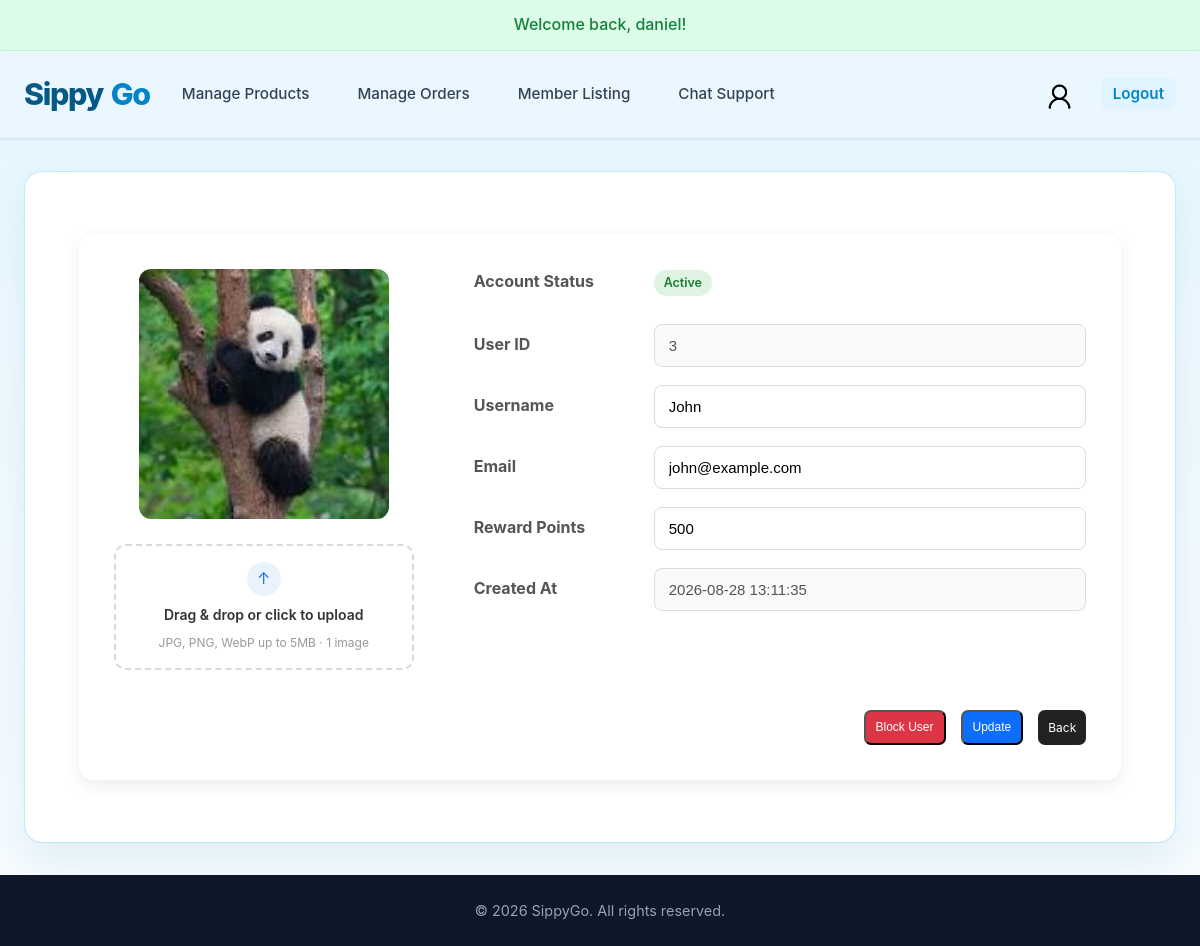
Screenshot of /pages/admin/member_details.php?from=/pages/admin/member_listing.php&id=3 (signed in) with the database file from the repository.
### tables this page shows
CREATE TABLE `users` (
  `user_id` INT(11) NOT NULL AUTO_INCREMENT,
  `username` VARCHAR(50) NOT NULL UNIQUE,
  `email` VARCHAR(100) NOT NULL UNIQUE,
  `password` VARCHAR(255) NOT NULL,
  `role` VARCHAR(50) NOT NULL DEFAULT 'member',
  `profilepic` VARCHAR(255) DEFAULT NULL,
  `reward_points` INT UNSIGNED NOT NULL DEFAULT 0,
  `created_at` TIMESTAMP DEFAULT CURRENT_TIMESTAMP,
  `failed_attempts` INT NOT NULL DEFAULT 0,
  `locked_until` DATETIME DEFAULT NULL,
  PRIMARY KEY (`user_id`)
);

### _base.php (called while the page is built, shortened)
<?php
function req($key, $value = null) {
    $value = $_REQUEST[$key] ?? $value;
    return is_array($value) ? array_map('trim', $value) : trim($value);
}
function encode($value) {
    return htmlentities($value);
}

### pages/admin/member_details.php (the view, shortened to what this page needs)
<?php
require_once '../../_base.php';
$user_id = intval(req('id', 1));
$return_page = req('from', 'member_listing.php');
$member = $_db->query("
        SELECT user_id, username, email, role, profilepic, reward_points, failed_attempts, created_at
        FROM users
        WHERE 1=1
        AND role = 'member'
        AND user_id = {$user_id}
    ")->fetch(PDO::FETCH_ASSOC);
?>
<?php
$userFields = [
    'user_id' => [
        'label' => 'User ID',
        'type' => 'text',
        'disabled' => true,
    ],
    'username' => [
        'label' => 'Username',
        'type' => 'text',
    ],
    'email' => [
        'label' => 'Email',
        'type' => 'email',
    ],
    'reward_points' => [
        'label' => 'Reward Points',
        'type' => 'number',
    ],
    'created_at' => [
        'label' => 'Created At',
        'type' => 'text',
        'disabled' => true,
    ],
];
include '../../_head.php';
?>
<link rel="stylesheet" href="../../css/admin.css">
<link rel="stylesheet" href="../../css/main.css">
<div class="admin-container">
    <form
        method="post"
        enctype="multipart/form-data"
        class="view-card"
    >
        <div class="view-content">
            <div class="view-image">
                <img
                    id="profileImg"
                    src="<?= encode(PROFILE_IMAGE_DIR . ($member['profilepic'] ?? "defaultProfile.png") ) ?>"
                    alt="<?= encode(($member['username'] ?? '') . ' Profile') ?>"
                    class="view-product-image"
                    style="width: 250px; height: 250px;"
                >
                <div
                    id="photoDropzone"
                    class="photo-dropzone"
                    style="margin-top: 18px; padding: 16px;"
                >
                    <div class="photo-dropzone-icon">
                        &#8593;
                    </div>
                    <div class="photo-dropzone-text">
                        Drag &amp; drop or click to upload
                    </div>
                    <div class="photo-dropzone-sub">
                        JPG, PNG, WebP up to 5MB &middot; 1 image
                    </div>
                </div>
            </div>
            <div class="view-details" style="margin-left: 20px;">
                <div class="detail-row" style="margin-bottom: 10px;">
                    <label class="form-group">Account Status</label>
                    <div class="">
                        <?php if ((int)$member['failed_attempts'] < 0): ?>
                            <span class="badge badge-blocked">Blocked</span>
                        <?php else: ?>
                            <span class="badge badge-active">Active</span>
                        <?php endif; ?>
                    </div>
                </div>
                <?php foreach ($userFields as $field => $config): ?>
                    <div class="detail-row">
                        <label class="form-group"><?= encode($config['label']) ?></label>
                        <div class="form-group">
                            <input
                                id="<?= $field ?>"
                                name="<?= $field ?>"
                                type="<?= $config['type'] ?? 'text' ?>"
                                value="<?= encode($member[$field]) ?>"
                                <?= ($config['type'] ?? '') === 'number' ? 'min="0"' : '' ?>
                                <?= ($config['disabled'] ?? false) ? 'disabled' : '' ?>
                            >
                        </div>
                    </div>
                <?php endforeach; ?>
            </div>
        </div>
        <div class="view-footer">
            <button
                type="submit"
                name="toggle_block" value="1"
                class="<?= (int)$member['failed_attempts'] < 0 ? 'btn-restore' : 'btn-delete' ?>"
            >
                <?= (int)$member['failed_attempts'] < 0 ? 'Unblock User' : 'Block User' ?>
            </button>
            <button
                type="submit"
                name="update_user" value="1"
                class="btn-edit"
            >
                Update
            </button>
            <a href="<?= encode($return_page) ?>" class="btn-view">
                Back
                </a>
        </div>
    </form>
</div>
<?php include '../../_foot.php'; ?>

### css/main.css (style rules this page uses)
:root { --primary: #0284c7; --primary-hover: #0369a1; --primary-light: #dff4ff; --dark: #0f172a; --text-main: #334155; --text-muted: #64748b; --bg-main: #eff9ff; --card-bg: #ffffff; --border-color: #e2e8f0; --shadow-sm: 0 1px 3px rgba(0,0,0,0.05); --shadow-md: 0 4px 12px rgba(0,0,0,0.08); --shadow-lg: 0 10px 25px rgba(0,0,0,0.12); --radius: 10px; --transition: all 0.2s cubic-bezier(0.4, 0, 0.2, 1); }
* { box-sizing: border-box; }
html, body { min-height: 100%; }
body { margin: 0; min-height: 100vh; display: flex; flex-direction: column; font-family: -apple-system, BlinkMacSystemFont, "Segoe UI", Roboto, "Helvetica Neue", Arial, sans-serif; line-height: 1.6; color: var(--text-main); background: linear-gradient(180deg, #dff4ff 0, var(--bg-main) 320px, #f8fcff 100%); }

### css/admin.css (style rules this page uses)
.admin-container { width: 96%; max-width: 1600px; margin: 30px auto; }
.btn-view,.btn-edit,.btn-delete { padding: 8px 10px;border-radius: 7px;text-decoration: none;color: white; font-size: 12px;text-align: center;transition: .2s; }
.btn-view { background: #222; }
.btn-edit { background: #0d6efd; }
.btn-delete { background: #dc3545; }
.view-card { background:#fff; border-radius:14px; box-shadow:0 5px 18px rgba(0,0,0,.08); padding:35px; }
.view-content { display:grid; grid-template-columns:300px 1fr; gap:40px; }
.view-image { text-align:center; }
.view-product-image { width:260px; border-radius:12px; object-fit:cover; }
.view-details { display:flex; flex-direction:column; gap:18px; }
.detail-row { display:grid; grid-template-columns:180px 1fr; align-items:center; }
.detail-row label { font-weight:bold; color:#555; }
.view-footer { margin-top:40px; display:flex; justify-content:flex-end; gap:15px; }
.form-group { display:flex; flex-direction:column; }
.form-group input,.form-group select,.form-group textarea { width:100%; padding:12px 14px; border:1px solid #dcdcdc; border-radius:8px; font-size:15px; transition:.2s; box-sizing:border-box; }
.photo-dropzone { display: flex; flex-direction: column; align-items: center; justify-content: center; text-align: center; gap: 6px; border: 2px dashed #d9d9d9; border-radius: 12px; padding: 22px 14px; cursor: pointer; transition: border-color .2s ease, background .2s ease; }
.photo-dropzone-icon { width: 34px; height: 34px; border-radius: 50%; background: #eaf2fd; color: #1976d2; display: flex; align-items: center; justify-content: center; font-size: 16px; margin-bottom: 2px; }
.photo-dropzone-text { font-size: 14px; font-weight: 600; color: #333; }
.photo-dropzone-sub { font-size: 12px; color: #999; }
.badge { display: inline-block; padding: 3px 10px; border-radius: 999px; font-size: 0.78rem; font-weight: 600; }
.badge-active { background: #dff3e3; color: #1e7a34; }

### rows the page displays
users: profilepic (picture), user_id "3", username "John", email "john@example.com", reward_points "500", created_at "2026-08-28 13:11:35"

### other values shown
$error_message ?: temp('info') "Welcome back, daniel!"
encode($config['label']) "User ID"
encode($config['label']) "Username"
encode($config['label']) "Email"
encode($config['label']) "Reward Points"
encode($config['label']) "Created At"
